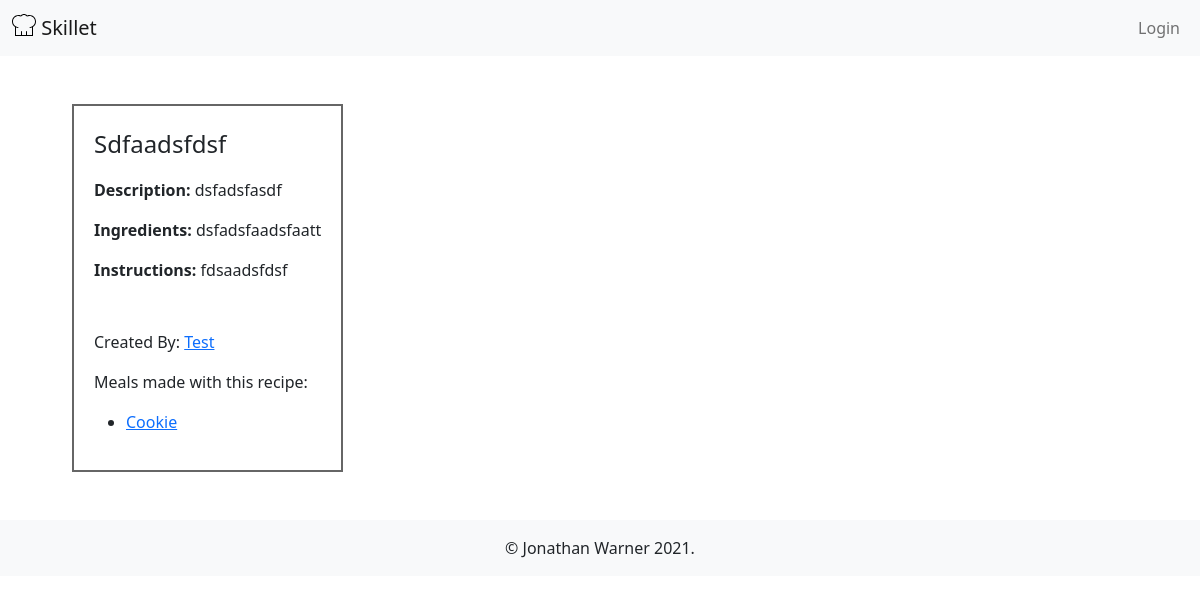
Page /view_recipe/1 on the earlier database version.
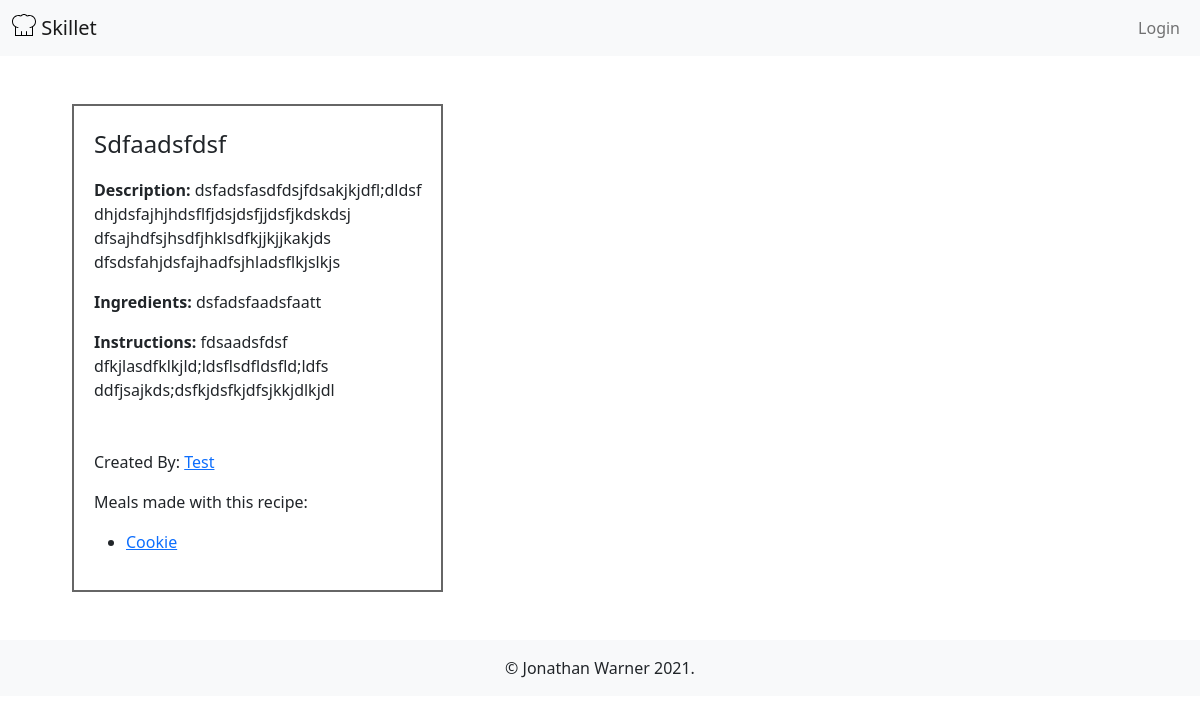
Same page on the later database version.
### skillet/models.py (models this page shows, shortened)
class Recipe(db.Model):
    __tablename__ = 'recipe'
    id = db.Column(db.Integer, primary_key=True)
    name = db.Column(db.String(80), nullable=False)
    description = db.Column(db.String(300), nullable=False)
    ingredients = db.Column(db.String(600), nullable=False)
    instructions = db.Column(db.String(600), nullable=False)
    created_by_id = db.Column(db.Integer, db.ForeignKey('user.id'))
    created_by = db.relationship('User')
    meals = db.relationship(
        'Meal', secondary='meal_recipes', back_populates="recipes")

class User(UserMixin, db.Model):
    __tablename__ = 'user'
    id = db.Column(db.Integer, primary_key=True)
    email = db.Column(db.String(80), nullable=False, unique=True)
    username = db.Column(db.String(80), nullable=False)
    password = db.Column(db.String(200), nullable=False)
    date_created = db.Column(db.DateTime, nullable=False)
    last_active = db.Column(db.DateTime, nullable=False)
    recipes = db.relationship('Recipe', backref='user')
    meals = db.relationship('Meal', backref='user')

class Meal(db.Model):
    __tablename__ = 'meal'
    id = db.Column(db.Integer, primary_key=True)
    name = db.Column(db.String(80), nullable=False)
    description = db.Column(db.String(100), nullable=True)
    date_prepared = db.Column(db.DateTime, nullable=False)
    img_url = db.Column(db.String(150), nullable=False)
    created_by_id = db.Column(db.Integer, db.ForeignKey('user.id'))
    created_by = db.relationship('User')
    recipes = db.relationship(
        'Recipe', secondary="meal_recipes", back_populates='meals')

### skillet/post/routes.py (the view)
@post.route('/view_recipe/<id>')
def view_recipe(id):
    recipe = Recipe.query.get(id)
    return render_template('recipe_detail.html', recipe=recipe)

### skillet/templates/recipe_detail.html (shortened to what this page needs)
{% extends 'base.html' %}
{% block content %}
<section class="p-5 d-flex">
    <div class="mx-4">
        <div class="recipe-info-container">
            <p class="fs-4">{{recipe.name.title()}}</p>
            <p class="text-prewrap"><strong>Description:</strong> {{recipe.description}}</p>
            <p class="text-prewrap"><strong>Ingredients:</strong> {{recipe.ingredients}}</p>
            <p class="text-prewrap"><strong>Instructions:</strong> {{recipe.instructions}}</p>
            <p class="mt-5">Created By:
                <a href="/profile/{{recipe.created_by.id}}">{{recipe.created_by.username.title()}}</a>
            </p>
            <div>
                <p>Meals made with this recipe:</p>
                <ul>
                    {% for meal in recipe.meals %}
                    <li><a href="/view_meal/{{meal.id}}">{{meal.name}}</a></li>
                    {% endfor %}
                </ul>
            </div>
        </div>
    </div>
</section>
{% endblock content %}

### skillet/templates/base.html (shortened to what this page needs)
<!DOCTYPE html>
<html lang="en">
<head>
    <link href="https://cdn.jsdelivr.net/npm/bootstrap@5.0.0-beta2/dist/css/bootstrap.min.css" rel="stylesheet"
>
    <link href="{{ url_for('static', filename='styles.css') }}" rel="stylesheet">
</head>
<body>
    <nav class="navbar navbar-expand-lg navbar-light bg-light">
        <div class="container-fluid">
            <a class="navbar-brand" href="/">
                Skillet
            </a>
            <div class="collapse navbar-collapse" id="navbarSupportedContent">
                <ul class="navbar-nav ms-auto">
                    {% if current_user.is_authenticated %}
                    <li>
                        <a class="nav-link" href="/logout">Logout</a>
                    </li>
                    <li>
                        <a class="nav-link profile-icon" href="/profile/{{current_user.id}}">
                            <svg xmlns="http://www.w3.org/2000/svg" width="24" height="24" viewBox="0 0 24 24"
                                fill="#555555">
                                <path
                                    d="M12 0c-6.627 0-12 5.373-12 12s5.373 12 12 12 12-5.373 12-12-5.373-12-12-12zm0 22c-3.123 0-5.914-1.441-7.749-3.69.259-.588.783-.995 1.867-1.246 2.244-.518 4.459-.981 3.393-2.945-3.155-5.82-.899-9.119 2.489-9.119 3.322 0 5.634 3.177 2.489 9.119-1.035 1.952 1.1 2.416 3.393 2.945 1.082.25 1.61.655 1.871 1.241-1.836 2.253-4.628 3.695-7.753 3.695z" />
                            </svg>
                        </a>
                    </li>
                    </form>
                    {% else %}
                    <li class="nav-item">
                        <a class="nav-link" href="/login">Login</a>
                    </li>
                    {% endif %}
                </ul>
            </div>
        </div>
    </nav>
    {% block content %}{% endblock %}
    <footer class="text-center p-3 bg-light text-dark">
        <p class="fs-6 m-0"> &copy; Jonathan Warner 2021.</p>
    </footer>
</body>
</html>

### skillet/static/styles.css (style rules this page uses)
.fs-6 { font-size: 0.2em; }
.recipe-info-container { border: 2px solid rgb(102, 102, 102); padding: 20px; }
.text-prewrap { white-space: pre-wrap; }

Differences in the rows shown:
changed Recipe "Sdfaadsfdsf": description "dsfadsfasdf" → "dsfadsfasdfdsjfdsakjkjdfl;dldsf dhjdsfajhjhdsflfjdsjdsfjjdsfjkdskdsj dfsajhdfsjhsdfjhklsdfkjjkjjkakjds dfsdsfahjdsfajhadfsjhladsflkjslkjs"; instructions "fdsaadsfdsf" → "fdsaadsfdsf dfkjlasdfklkjld;ldsflsdfldsfld;ldfs ddfjsajkds;dsfkjdsfkjdfsjkkjdlkjdl"
